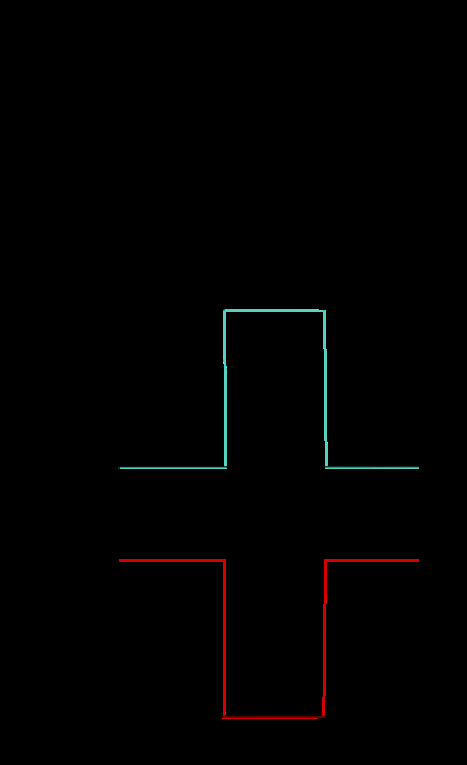
#> input picture python-laser-tracker-master/img/filtering.png, 467 x 765 px, given in place of the camera
$ python laser_tracker.py   (older library calls are emulated)
#> lines starting #> are read from the running program, lines starting #| are printed output that depends on the picture; after the words box and inside, x2 and y2 are one past the last pixel; in counts of white or black regions, pixels touching at a corner belong together; long printed decimals are rounded
#! /usr/bin/env python
import sys
import argparse
import cv2
import numpy
import pyautogui as m

class LaserTracker(object):

    def __init__(self, cam_width=640, cam_height=480,
                 hue_min_red=20, hue_max_red=160,
                 sat_min_red=100, sat_max_red=255,
                 val_min_red=200, val_max_red=256,
                 hue_min_green=65, hue_max_green=80,
                 sat_min_green=60, sat_max_green=255,
                 val_min_green=60, val_max_green=255,
                 display_thresholds=False):
        """
        * ``cam_width`` x ``cam_height`` -- This should be the size of the
        image coming from the camera. Default is 640x480.

        HSV color space Threshold values for a RED laser pointer are determined
        by:

            * ``hue_min_green``, ``hue_max_green`` -- Min/Max allowed hue_red values
        * ``sat_min_green``, ``sat_max_green`` -- Min/Max allowed Saturation values
        * ``val_min_green``, ``val_max_green`` -- Min/Max allowed pixel values

        If the dot from the laser pointer doesn't fall within these values, it
        will be ignored.

        * ``display_thresholds`` -- if True, additional windows will display
          values for threshold image channels.

        """

        self.cam_width = cam_width
        self.cam_height = cam_height

        #for red
        self.hue_min_red = hue_min_red
        self.hue_max_red = hue_max_red
        self.sat_min_red = sat_min_red
        self.sat_max_red = sat_max_red
        self.val_min_red = val_min_red
        self.val_max_red = val_max_red

        #for green
        self.hue_min_green = hue_min_green
        self.hue_max_green = hue_max_green
        self.sat_min_green = sat_min_green
        self.sat_max_green = sat_max_green
        self.val_min_green = val_min_green
        self.val_max_green = val_max_green

        self.display_thresholds = display_thresholds

        self.capture = None  # camera capture device
        self.channels = {
            'hue_red': None,
            'saturation_red': None,
            'value_red': None,
            'hue_green': None,
            'saturation_green': None,
            'value_green': None,
            'laser': None,
        }

        self.previous_position = None
        self.trail = numpy.zeros((self.cam_height, self.cam_width, 3),
                                 numpy.uint8)

    def create_and_position_window(self, name, xpos, ypos):
        """Creates a named widow placing it on the screen at (xpos, ypos)."""
        # Create a window
        cv2.namedWindow(name)
        # Resize it to the size of the camera image
        cv2.resizeWindow(name, self.cam_width, self.cam_height)
        # Move to (xpos,ypos) on the screen
        cv2.moveWindow(name, xpos, ypos)

    def setup_camera_capture(self, device_num=0):
        """Perform camera setup for the device number (default device = 0).
        Returns a reference to the camera Capture object.

        """
        try:
            device = int(device_num)
            sys.stdout.write("Using Camera Device: {0}\n".format(device))
        except (IndexError, ValueError):
            # assume we want the 1st device
            device = 0
            sys.stderr.write("Invalid Device. Using default device 0\n")

        # Try to start capturing frames
        self.capture = cv2.VideoCapture(device)
        if not self.capture.isOpened():
            sys.stderr.write("Failed to Open Capture device. Quitting.\n")
            sys.exit(1)

        # set the wanted image size from the camera
        self.capture.set(
            cv2.cv.CV_CAP_PROP_FRAME_WIDTH if cv2.__version__.startswith('2') else cv2.CAP_PROP_FRAME_WIDTH,
            self.cam_width
        )
        self.capture.set(
            cv2.cv.CV_CAP_PROP_FRAME_HEIGHT if cv2.__version__.startswith('2') else cv2.CAP_PROP_FRAME_HEIGHT,
            self.cam_height
        )
        return self.capture

    def handle_quit(self, delay=10):
        """Quit the program if the user presses "Esc" or "q"."""
        key = cv2.waitKey(delay)
        c = chr(key & 255)
        if c in ['c', 'C']:
            self.trail = numpy.zeros((self.cam_height, self.cam_width, 3),
                                     numpy.uint8)
        if c in ['q', 'Q', chr(27)]:
            sys.exit(0)

    def move_mouse(self,x,y):
    	new_x = x/640*1920
    	new_y = y/480*1080
    	print(str(new_x)+" "+str(new_y))
    	m.moveTo(1920-new_x,new_y)

    def click_mouse(self, x, y):
        new_x = x / 640 * 1920
        new_y = y / 480 * 1080
        print(str(new_x) + " " + str(new_y))
        m.dragTo(1920 - new_x, new_y)

    def threshold_image(self, channel):
        if channel == "hue_red":
            flag = 1
            minimum = self.hue_min_red
            maximum = self.hue_max_red
        elif channel == "saturation_red":
            flag = 1
            minimum = self.sat_min_red
            maximum = self.sat_max_red
        elif channel == "value_red":
            flag = 1
            minimum = self.val_min_red
            maximum = self.val_max_red
        elif channel == "hue_green":
            flag = 2
            minimum = self.sat_min_green
            maximum = self.sat_max_green
        elif channel == "saturation_green":
            flag = 2
            minimum = self.sat_min_green
            maximum = self.sat_max_green
        elif channel == "value_green":
            flag = 2
            minimum = self.val_min_green
            maximum = self.val_max_green

        (t, tmp) = cv2.threshold(
            self.channels[channel],  # src
            maximum,  # threshold value
            0,  # we dont care because of the selected type
            cv2.THRESH_TOZERO_INV  # t type
        )

        (t, self.channels[channel]) = cv2.threshold(
            tmp,  # src
            minimum,  # threshold value
            255,  # maxvalue
            cv2.THRESH_BINARY  # type
        )

        if channel == 'hue_red':
            # only works for filtering red color because the range for the hue_red
            # is split
            self.channels['hue_red'] = cv2.bitwise_not(self.channels['hue_red'])
        elif channel == 'hue_green':
            self.channels['hue_green'] = cv2.bitwise_not(self.channels['hue_green'])

    def track(self, frame, mask):
        """
        Track the position of the laser pointer.


                """
        center = None

        countours = cv2.findContours(mask, cv2.RETR_EXTERNAL,
                                     cv2.CHAIN_APPROX_SIMPLE)[-2]

        # only proceed if at least one contour was found
        if len(countours) > 0:
            # find the largest contour in the mask, then use
            # it to compute the minimum enclosing circle and
            # centroid
            c = max(countours, key=cv2.contourArea)
            ((x, y), radius) = cv2.minEnclosingCircle(c)
            #print(str(x)+" "+str(y))
            # if(flag==1):
            self.move_mouse(float(x), float(y))
            # elif(flag==2):
            #     self.click_mouse(float(x), float(y))
            moments = cv2.moments(c)
            if moments["m00"] > 0:
                center = int(moments["m10"] / moments["m00"]), \
                         int(moments["m01"] / moments["m00"])
            else:
                center = int(x), int(y)

            # only proceed if the radius meets a minimum size
            if radius > 10:
                # draw the circle and centroid on the frame,
                cv2.circle(frame, (int(x), int(y)), int(radius),
                           (0, 255, 255), 2)
                cv2.circle(frame, center, 5, (0, 255, 0), -1)
                # then update the ponter trail
                if self.previous_position:
                    cv2.line(self.trail, self.previous_position, center,
                             (255, 255, 255), 2)


        #cv2.add(self.trail, frame, frame)
        #self.previous_position = center

    def detect(self, frame):
        hsv_img = cv2.cvtColor(frame, cv2.COLOR_BGR2HSV)

        # split the video frame into color channels
        h, s, v = cv2.split(hsv_img)
        # print(s);
        # if(200<v<256):
        self.channels['hue_red'] = h
        self.channels['saturation_red'] = s
        self.channels['value_red'] = v
        self.threshold_image("hue_red")
        self.threshold_image("saturation_red")
        self.threshold_image("value_red")
        self.channels['laser'] = cv2.bitwise_and(
            self.channels['hue_red'],
            self.channels['value_red']
        )
        self.channels['laser'] = cv2.bitwise_and(
            self.channels['saturation_red'],
            self.channels['laser']
        )

        hsv_image = cv2.merge([
            self.channels['hue_red'],
            self.channels['saturation_red'],
            self.channels['value_red'],
        ])

        # self.track(frame, self.channels['laser'])
        #
        # return hsv_image

        # elif(<v<255):
        self.channels['hue_green'] = h
        self.channels['saturation_green'] = s
        self.channels['value_green'] = v
        self.threshold_image("hue_green")
        self.threshold_image("saturation_green")
        self.threshold_image("value_green")
        self.channels['laser'] = cv2.bitwise_and(
            self.channels['hue_green'],
            self.channels['value_green']
        )
        self.channels['laser'] = cv2.bitwise_and(
            self.channels['saturation_green'],
            self.channels['laser']
        )

        hsv_image = cv2.merge([
            self.channels['hue_green'],
            self.channels['saturation_green'],
            self.channels['value_green'],
        ])

        self.track(frame, self.channels['laser'])

        return hsv_image

    def display(self, img, frame):
        """Display the combined image and (optionally) all other image channels
        NOTE: default color space in OpenCV is BGR.
        """
        cv2.imshow('RGB_VideoFrame', frame)
        cv2.imshow('LaserPointer', self.channels['laser'])
        if self.display_thresholds:
            cv2.imshow('Thresholded_HSV_Image', img)
            cv2.imshow('hue_red', self.channels['hue_red'])
            cv2.imshow('Saturation', self.channels['saturation'])
            cv2.imshow('Value', self.channels['value'])

    def setup_windows(self):
        sys.stdout.write("Using OpenCV version: {0}\n".format(cv2.__version__))

        # create output windows
        self.create_and_position_window('LaserPointer', 0, 0)
        self.create_and_position_window('RGB_VideoFrame',
                                        10 + self.cam_width, 0)
        if self.display_thresholds:
            self.create_and_position_window('Thresholded_HSV_Image', 10, 10)
            self.create_and_position_window('hue_red', 20, 20)
            self.create_and_position_window('Saturation', 30, 30)
            self.create_and_position_window('Value', 40, 40)

    def run(self):
        # Set up window positions
        self.setup_windows()
        # Set up the camera capture
        self.setup_camera_capture()

        while True:
            # 1. capture the current image
            success, frame = self.capture.read()
#> frame is the input picture: shape (765, 467, 3); mean B, G, R 0.9, 0.9, 1.4
            if not success:  # no image captured... end the processing
                sys.stderr.write("Could not read camera frame. Quitting\n")
                sys.exit(1)

            hsv_image = self.detect(frame)
#> in detect, `hsv_img = cv2.cvtColor(frame, cv2.COLOR_BGR2HSV)`: hsv_img: shape (765, 467, 3); mean H, S, V 0.4, 2.1, 2
#> in threshold_image, `(t, tmp) = cv2.threshold( self.channels[channel],`: t = 160
#> in threshold_image, `(t, self.channels[channel]) = cv2.threshold( tmp,`: t = 20
#> in detect, `hsv_image = cv2.merge([ self.channels['hue_red'], self.channels['satur..`:
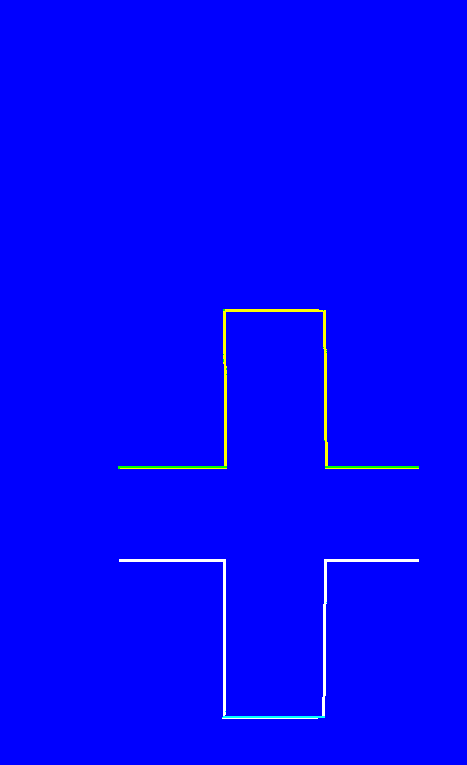
#> hsv_image: shape (765, 467, 3); mean of channels 0, 1, 2 253.7, 2.6, 2.2; drawn as B, G, R
#> in track, `countours = cv2.findContours(mask, cv2.RETR_EXTERNAL, cv2.CHAIN_APPROX..`: countours = 1 contour; box (x1, y1, x2, y2) and area: (119, 559, 419, 719) 1216
#> in track, `countours = cv2.findContours(mask, cv2.RETR_EXTERNAL, cv2.CHAIN_APPROX..`:
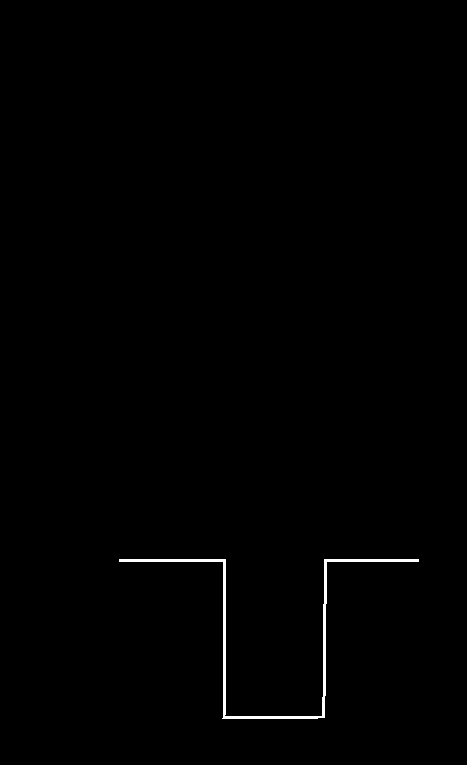
#> mask: shape (765, 467); 0.51% white; 1 white region, box (x1, y1, x2, y2) and area: (119, 559, 419, 719) 1828
#> in track, `c = max(countours, key=cv2.contourArea)`: c = contour of 28 points, box (x1, y1, x2, y2) (119, 559, 419, 719), area 1216
#> in track, `((x, y), radius) = cv2.minEnclosingCircle(c)`: x = 268.5; y = 577; radius = 150.6
#> in move_mouse, `new_x = x/640*1920`: new_x = 805.5
#> in move_mouse, `new_y = y/480*1080`: new_y = 1298.3
#| 805.5 1298.293
#> in track, `moments = cv2.moments(c)`: moments = moments, m00 1215.5, centre m10/m00, m01/m00 = (270.9, 625.2)
#> in track, `center = int(moments["m10"] / moments["m00"]), \ int(moments["m01"] / ..`: center = (270, 625)
#> in track, `cv2.circle(frame, (int(x), int(y)), int(radius), (0, 255, 255), 2)`:
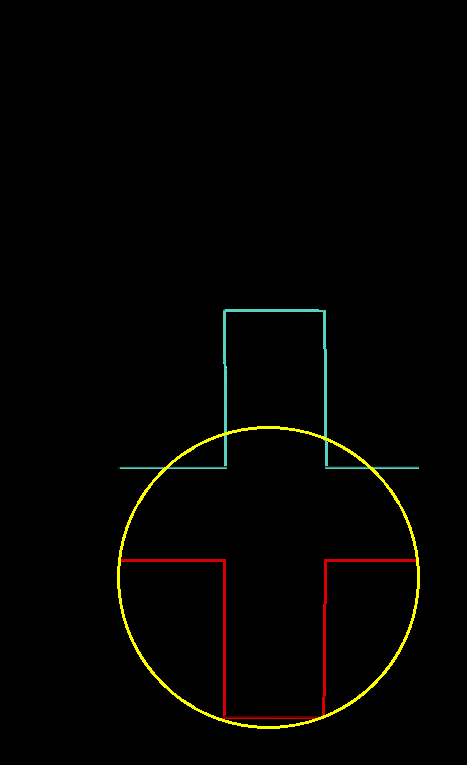
#> frame: shape (765, 467, 3); 0.8% of pixels changed, all inside (x1, y1, x2, y2) = (117, 426, 420, 729)
#> in track, `cv2.circle(frame, center, 5, (0, 255, 0), -1)`: frame: shape (765, 467, 3); 0.02% of pixels changed, all inside (x1, y1, x2, y2) = (265, 620, 276, 631)
            self.display(hsv_image, frame)
            self.handle_quit()
#> (key Esc is pressed here)


if __name__ == '__main__':
    # [37 lines of commented-out code are left out]

    tracker = LaserTracker(
        cam_width=640,
        cam_height=480,
        hue_min_red=20, hue_max_red=160,
        sat_min_red=100, sat_max_red=255,
        val_min_red=200, val_max_red=256,
        hue_min_green=65,hue_max_green=80,
        sat_min_green=60, sat_max_green=255,
        val_min_green=60, val_max_green=255,
        display_thresholds=False
    )
    tracker.run()
#> (the program exits here)
